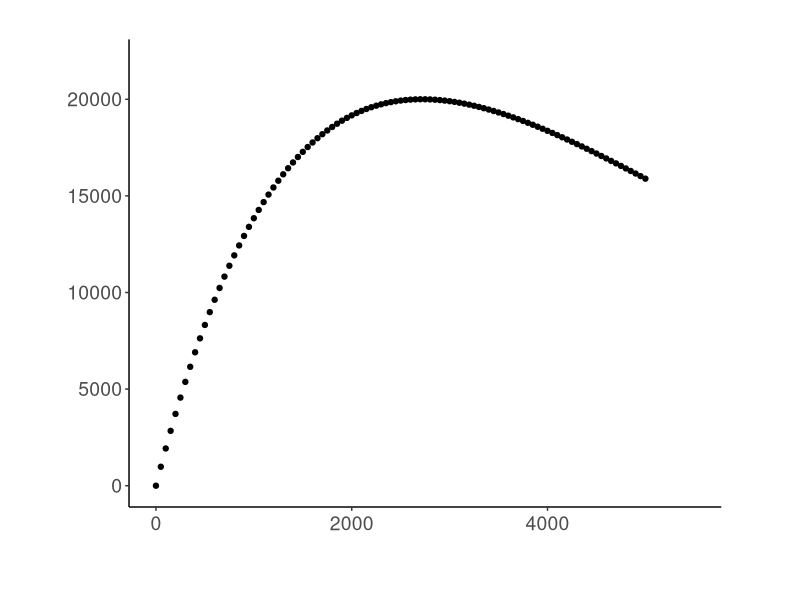

Reproduce this figure in R.
##### themes and parameter values for plots
library(tidyverse)

size.title = 15
line.lwd = 1.2
size.label.x = 18
size.text.x = 14
size.point = 4
size.label.y = 18
size.text.y = 14
size.legend.text = 15
size.legend.title = 20
unit.legend.h = 1.8
unit.legend.w = 1.8
size.ann = 10
colour.axis = "gray20"
colour.theme = "black"
colour.axis.line = "gray20"
colour.line = "gray50"
max_size_dot = 8

## Theme to be used for all plots

theme.stock =  theme(plot.title = element_text(lineheight=.8, face="bold", size = size.title,hjust = 0.5), 
                   plot.background = element_blank()
                   ,panel.grid.major = element_blank()
                   ,panel.grid.minor = element_blank()
                   ,panel.border = element_blank()
                   ,panel.background = element_blank(),
                   axis.line = element_line(color = 'black'),
                   plot.margin = unit(c(1,2,1,1), "cm"),
                   axis.title.x = element_text(size=size.label.x,vjust=-80),
                   axis.text.x  = element_text(size=size.text.x, vjust = 0.5),
                   axis.title.y = element_text(size=size.label.x, vjust = 50),
                   axis.text.y  = element_text(size=size.text.x),
                   legend.title = element_blank(),
                   legend.text = element_text(size = size.legend.text),
                   legend.position = c(0.8, 0.9),
                   legend.key = element_rect(fill = "white")) 




stock = seq(from = 0, to = 5000, by = 50)
sons = rep(0, length(stock))
a = 20
Rp = 20000  

for (i in 1:length(stock)) {
sons[i] = a*stock[i]*exp(-a*(stock[i]/(Rp*exp(1))))
}




## create the data.frame

stock_df = data.frame(stock = stock, sons = sons)


stock_gg = ggplot(stock_df, aes(x = stock, y = sons)) +
  geom_point() +
  theme.stock +
  guides(size = guide_legend(override.aes = list(alpha = 0.2))) +
  scale_y_continuous(limits = c(0,(max(stock_df$sons) + max(stock_df$sons)/10))) +
  scale_x_continuous(limits = c(0,(max(stock_df$stock) + max(stock_df$stock)/10))) +
  labs(y = "Recruits") +
  labs(x = "Stock") 

plot(stock_gg)
